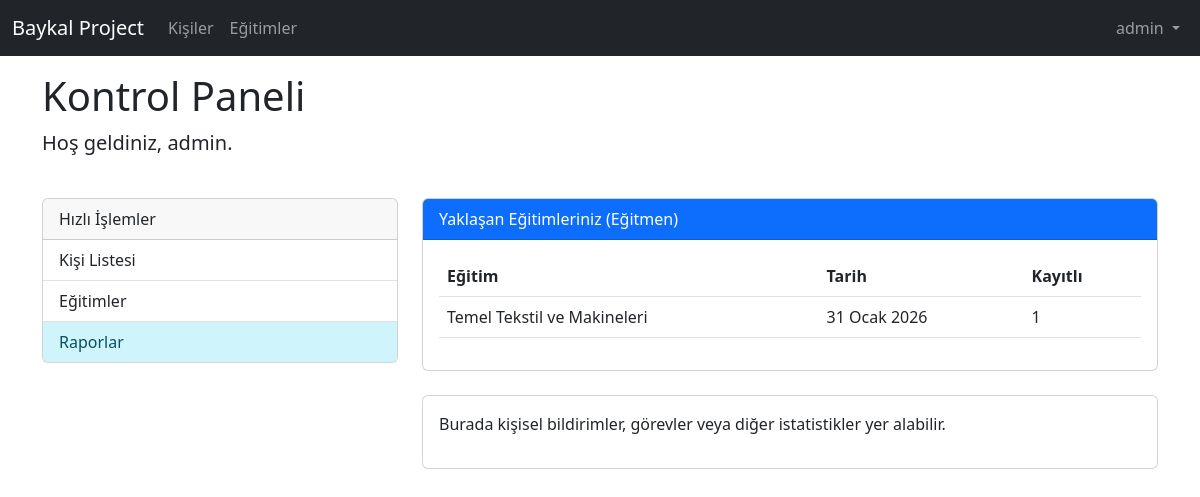
The page /dashboard/ (signed in) on the database its author committed.
### core/models.py (models this page shows, shortened)
class TrainingSession(models.Model):
    training = models.ForeignKey(Training, on_delete=models.CASCADE)
    start_date = models.DateField()
    end_date = models.DateField(null=True, blank=True)
    instructor = models.ForeignKey(User, on_delete=models.SET_NULL, null=True, blank=True)
    price = models.DecimalField(max_digits=10, decimal_places=2, default=0)

class Training(models.Model):
    name = models.CharField(max_length=200)
    description = models.TextField(blank=True, null=True)
    default_duration = models.IntegerField(help_text="Duration in hours or days", blank=True, null=True)
    is_active = models.BooleanField(default=True)

### core/views.py (the view)
# urls.py: path('dashboard/', views.dashboard, name='dashboard'),
@login_required
def dashboard(request):
    teaching_sessions = TrainingSession.objects.filter(instructor=request.user, start_date__gte=date.today())
    context = {
        'teaching_sessions': teaching_sessions
    }
    return render(request, 'core/dashboard.html', context)

### core/templates/core/dashboard.html
{% extends 'core/base.html' %}
{% block content %}
<div class="row mb-4">
    <div class="col">
        <h1>Kontrol Paneli</h1>
        <p class="lead">Hoş geldiniz, {{ user.get_full_name|default:user.username }}.</p>
    </div>
</div>
<div class="row">
    <div class="col-md-4">
        <div class="card mb-4">
            <div class="card-header">Hızlı İşlemler</div>
            <div class="list-group list-group-flush">
                <a href="{% url 'person_list' %}" class="list-group-item list-group-item-action">Kişi Listesi</a>
                <a href="{% url 'training_list' %}" class="list-group-item list-group-item-action">Eğitimler</a>
                {% if user.is_staff %}
                <a href="{% url 'reports' %}"
                    class="list-group-item list-group-item-action list-group-item-info">Raporlar</a>
                {% endif %}
            </div>
        </div>
    </div>
    <div class="col-md-8">
        {% if teaching_sessions %}
        <div class="card mb-4">
            <div class="card-header bg-primary text-white">Yaklaşan Eğitimleriniz (Eğitmen)</div>
            <div class="card-body">
                <table class="table">
                    <thead>
                        <tr>
                            <th>Eğitim</th>
                            <th>Tarih</th>
                            <th>Kayıtlı</th>
                        </tr>
                    </thead>
                    <tbody>
                        {% for session in teaching_sessions %}
                        <tr>
                            <td>{{ session.training.name }}</td>
                            <td>{{ session.start_date }}</td>
                            <td>{{ session.enrollment_set.count }}</td>
                        </tr>
                        {% endfor %}
                    </tbody>
                </table>
            </div>
        </div>
        {% endif %}
        <div class="card">
            <div class="card-body">
                <p>Burada kişisel bildirimler, görevler veya diğer istatistikler yer alabilir.</p>
            </div>
        </div>
    </div>
</div>
{% endblock %}

### core/templates/core/base.html (shortened to what this page needs)
<!DOCTYPE html>
<html lang="tr">
<head>
    <link href="https://cdn.jsdelivr.net/npm/bootstrap@5.3.0/dist/css/bootstrap.min.css" rel="stylesheet">
</head>
<body>
    <nav class="navbar navbar-expand-md navbar-dark bg-dark fixed-top">
        <div class="container-fluid">
            <a class="navbar-brand" href="/">Baykal Project</a>
            <div class="collapse navbar-collapse" id="navbarCollapse">
                <ul class="navbar-nav me-auto mb-2 mb-md-0">
                    <li class="nav-item">
                        <a class="nav-link" href="/">Kişiler</a>
                    </li>
                    <li class="nav-item">
                        <a class="nav-link" href="{% url 'training_list' %}">Eğitimler</a>
                    </li>
                </ul>
                <ul class="navbar-nav">
                    {% if user.is_authenticated %}
                    <li class="nav-item dropdown">
                        <a class="nav-link dropdown-toggle" href="#" id="navbarDropdown" role="button"
                            data-bs-toggle="dropdown" aria-expanded="false">
                            {{ user.username }}
                        </a>
                    </li>
                    {% else %}
                    <li class="nav-item">
                        <a class="nav-link" href="{% url 'login' %}">Giriş Yap</a>
                    </li>
                    {% endif %}
                </ul>
            </div>
        </div>
    </nav>
    <main class="container">
        {% block content %}
        {% endblock %}
    </main>
</body>
</html>

### core/templates/core/base.html (style rules this page uses)
body { padding-top: 4.5rem; }

### rows shown on the page
TrainingSession: training.name "Temel Tekstil ve Makineleri", start_date "31 Ocak 2026", enrollment_set.count "1"

### other values the page prints
{{ user.username }} "admin"
{{ user.get_full_name|default:user.username }} "admin"
